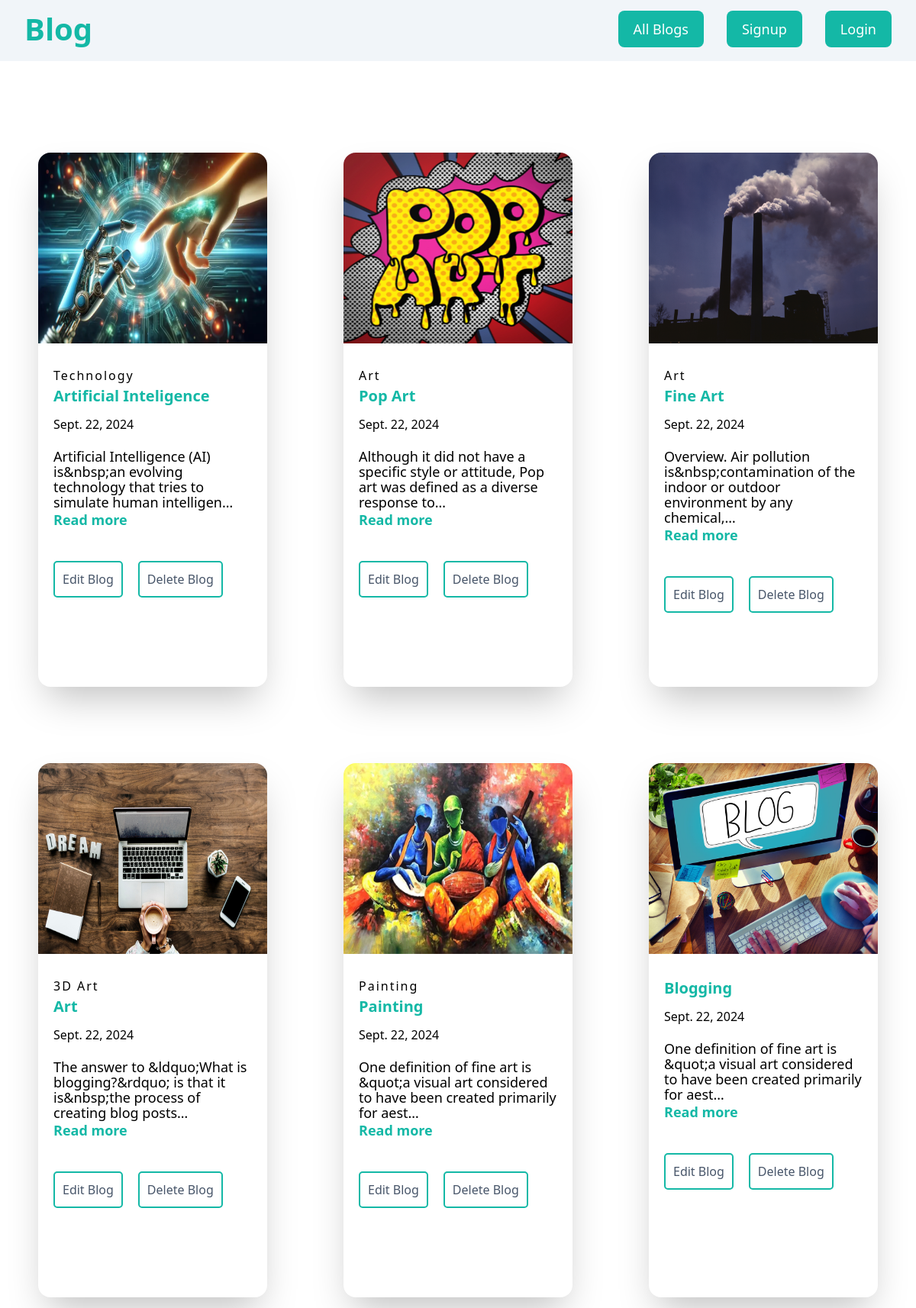
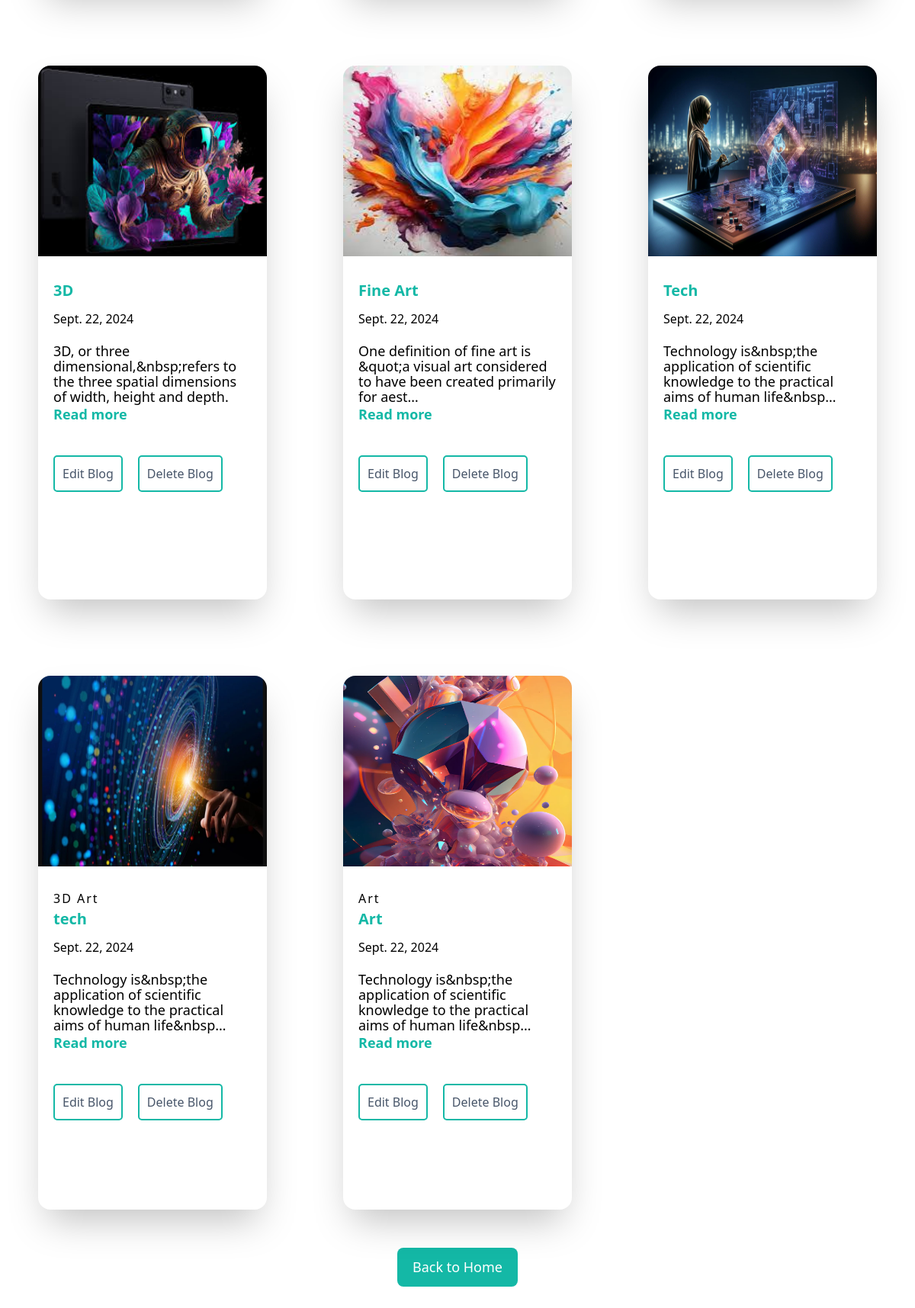
Page /allblogs/ on the earlier database version (2 pictures, top to bottom).
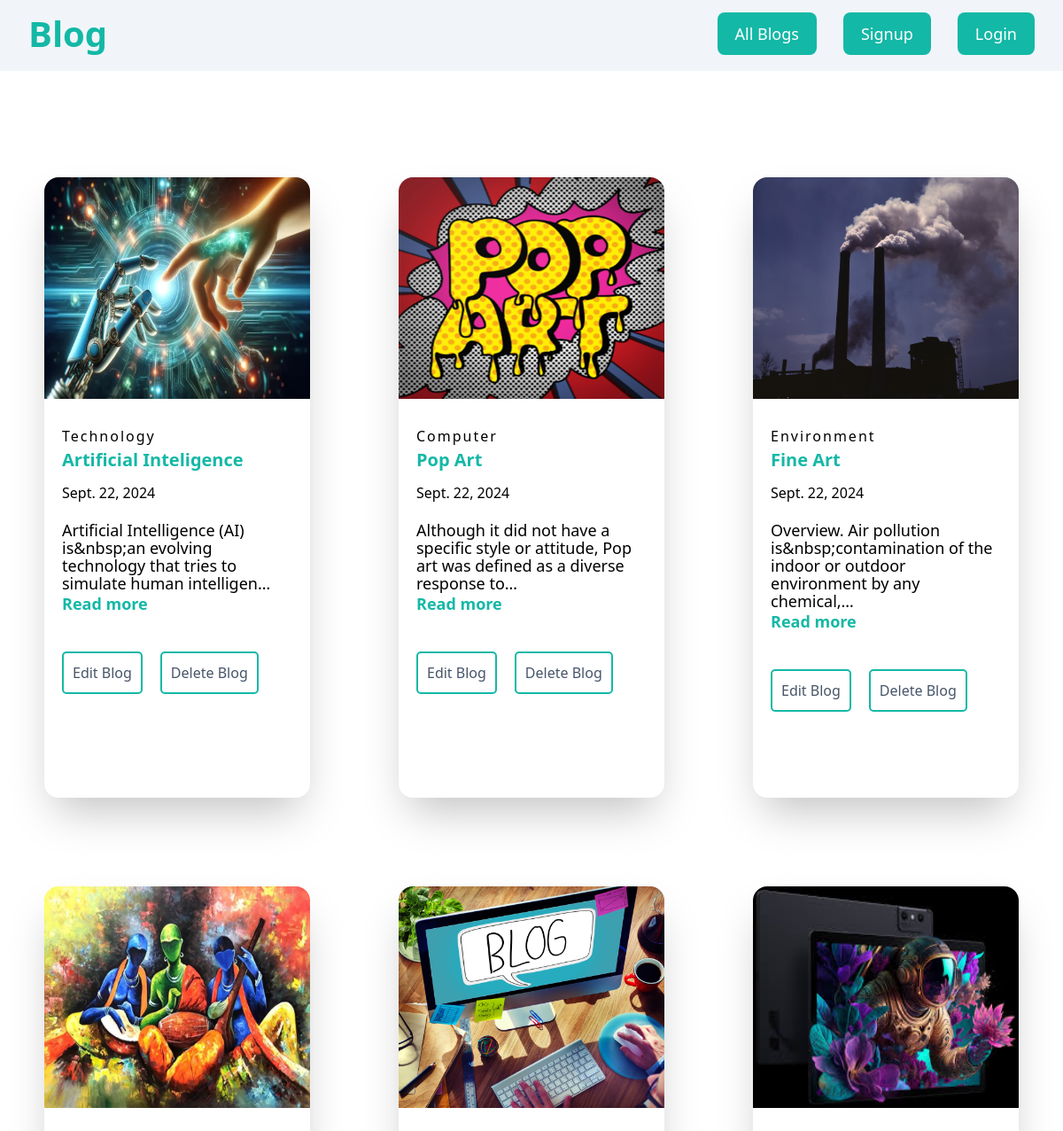
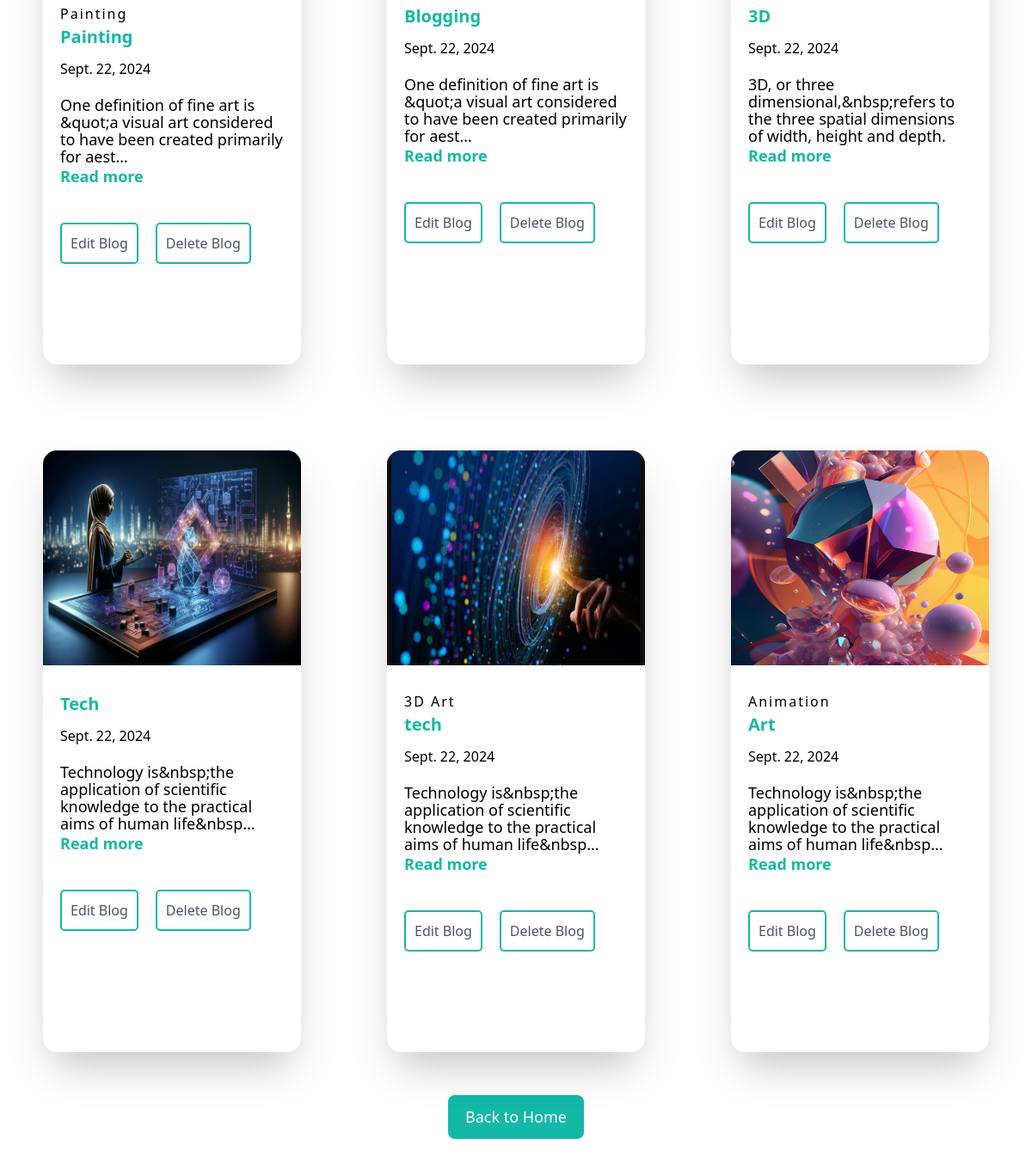
Same page on the later database version (2 pictures, top to bottom).
### bloggingapi/models.py (models this page shows, shortened)
class Blogging(models.Model):
    title=models.CharField(max_length=200)
    content=CKEditor5Field('Text',null=True,blank=True,config_name='extends')
    image=models.FileField(upload_to='static/uploads')
    created_at=models.DateField(auto_now_add=True)
    category=models.ForeignKey(Category,on_delete=models.CASCADE,null=True)

class Category(models.Model):
    category_title=models.CharField(max_length=100,unique=True)
    created_at=models.DateTimeField(auto_now_add=True)

### bloggingapi/views.py (the view)
# urls.py: path('allblogs/',all_blogs),
def all_blogs(request):
    allblogs=Blogging.objects.all()
    context={
        'allblogs':allblogs,
    }
    return render(request,'bloggingapi/all-blog.html',context)

### bloggingapi/templates/bloggingapi/all-blog.html (shortened to what this page needs)
{% extends 'layouts.html'%} {% load static%}   {% block starts%}
{% include 'bloggingapi/navbar.html'%}
<div
  class="w-[100%] grid grid-cols-1 md:grid-cols-2 lg:grid-cols-3 2xl:grid-cols-4 relative top-[200px]"
>
  {% for allblog in allblogs %}
  <div class="flex justify-center">
    <div
      class="shadow-2xl mb-[100px] w-[500px] md:w-[350px] lg:w-[300px] xl:w-[400px] 2xl:w-[350px] 3xl:w-[400px] 4xl:w-[450px] 5xl:w-[500px] min-h-[700px] rounded-2xl"
    >
      <a href="/singleblog/{{allblog.id}}" class="">
        <img
          src="/{{allblog.image}}"
          alt="{{allblog.title}}"
          class="h-[300px] md:h-[250px] xl:h-[300px] 2xl:h-[350px] w-[100%] rounded-tr-2xl rounded-tl-2xl"
        />
      </a>
      <div class="px-[20px] py-[30px]">
        <a
          href="/singleblog/{{allblog.id}}"
          class="tracking-[2px] text-[16px] xl:text-[18px] 2xl:text-[20px] 3xl:text-[22px] 4xl:text-[25px] 5xl:text-[27px]"
          >{{allblog.category.category_title}}</a
        >
        <h5>
          <a
            href="/singleblog/{{allblog.id}}"
            class="font-bold text-[20px] xl:text-[25px] 2xl:text-[30px] 3xl:text-[35px] 4xl:text-[40px] 5xl:text-[45px] text-teal-500"
            >{{allblog.title}}</a
          >
        </h5>
        <p class="mt-[10px] text-[16px] 2xl:text-[18px] 3xl:text-[20px] 4xl:text-[22px] 5xl:text-[25px]">{{allblog.created_at}}</p>
        <p
          class="font-normal text-[18px] xl:text-[20px] 2xl:text-[22px] 3xl:text-[25px] 4xl:text-[27px] 5xl:text-[30px] leading-[20px] xl:leading-[30px] 2xl:leading-[40px] mt-[20px]"
        >
          {{allblog.content | striptags | truncatechars:100}}
        </p>
        <a
          href="/singleblog/{{allblog.id}}"
          class="mt-[50px] text-teal-500 font-semibold text-[18px] xl:text-[20px] 2xl:text-[22px] 3xl:text-[25px] 4xl:text-[27px] 5xl:text-[30px]"
          >Read more</a
        >
        <div class="my-[40px] flex">
          <a
            href="/all-blog-update/{{allblog.id}}"
            class="border-2 border-solid border-teal-500 p-[5px] md:p-[10px]  rounded-[5px] text-slate-600 text-[16px] xl:text-[18px] 2xl:text-[20px] 3xl:text-[22px] 4xl:text-[25px] 5xl:text-[27px] ease-linear duration-75 hover:bg-teal-500 hover:text-white"
            >Edit Blog</a
          >
          <a
            href=""
            class="border-2 border-solid border-teal-500 p-[5px] md:p-[10px]  rounded-[5px] text-slate-600 text-[16px] xl:text-[18px] 2xl:text-[20px] 3xl:text-[22px] 4xl:text-[25px] 5xl:text-[27px] mx-[20px] ease-linear duration-75 hover:bg-teal-500 hover:text-white"
            onclick="return confirm('Are you sure you want to delete this blog?')"
            >Delete Blog</a
          >
        </div>
      </div>
    </div>
  </div>
  {% endfor %}
</div>
<div class="my-[150px] flex justify-center ">
  <a href="/"
  class="bg-teal-500 text-white py-3 px-5  text-[18px] xl:text-[20px] 2xl:text-[25px] 3xl:text-[30px] 4xl:text-[35px] my-auto rounded-lg ease-linear duration-75 hover:border-2  hover:border-teal-500 hover:border-solid hover:bg-white hover:text-teal-500 hover:text-[20px]"
  >Back to Home</a
>
</div>
{% endblock%}

### templates/layouts.html (shortened to what this page needs)
<!DOCTYPE html>
<html lang="en">
<head>
     {% load static %}
     <link rel="stylesheet" href="https://cdnjs.cloudflare.com/ajax/libs/font-awesome/6.6.0/css/all.min.css" />
    <script src="https://cdn.tailwindcss.com"></script>
</head>
<body>
    {% block starts%}
    {% endblock %}
</body>
</html>

### bloggingapi/templates/bloggingapi/navbar.html (shortened to what this page needs)
{% extends 'layouts.html' %}
{% load static %}
{% block starts %}
<nav class="bg-slate-100 h-20 2xl:h-24 fixed top-0 right-0 left-0 z-10">
  <ul class="flex justify-between mx-8">
    <li class="my-6 md:my-2">
      <a id="logo" onclick="blogLogo()"
        class="text-[25px] md:text-[30px] lg:text-[40px] 2xl:text-[45px] 3xl:text-[50px] 4xl:text-[55px] font-semibold font-sans text-teal-500"
        href="/"
      >
        Blog
      </a>
    </li>
    <div class="flex gap-[30px] items-center">
      {% if user.is_authenticated %}
      <li class="my-6 md:my-3 hidden md:block">
        <a
          href="/allblogs"
          class="bg-teal-500 flex justify-center text-white py-3 px-5 text-[18px] xl:text-[20px] 2xl:text-[25px] 3xl:text-[30px] 4xl:text-[35px] my-auto rounded-lg hover:border-2 ease-linear duration-75 hover:border-teal-500 hover:border-solid hover:bg-white hover:text-teal-500 hover:text-[20px]"
          >All Blogs</a
        >
      </li>
      <li class="my-6 md:my-3 hidden md:block">
        <a
          href="/"
          class="bg-teal-500 text-white py-3 px-5 text-[18px] xl:text-[20px] 2xl:text-[25px] 3xl:text-[30px] 4xl:text-[35px] my-auto rounded-lg hover:border-2 ease-linear duration-75 hover:border-teal-500 hover:border-solid hover:bg-white hover:text-teal-500 hover:text-[20px]"
          >Add Blogs</a
        >
      </li>
      <li class="my-6 md:my-3 hidden md:block" onclick="return confirm('Are you sure you want to logout?')">
        <a
          href="/logout"
          class="w-[120px] md:w-auto bg-red-300 text-white py-3 px-5 text-[18px] xl:text-[20px] 2xl:text-[25px] 3xl:text-[30px] 4xl:text-[35px] my-auto rounded-lg hover:border-2 ease-linear duration-75 hover:border-teal-500 hover:border-solid hover:bg-white hover:text-teal-500 hover:text-[20px]"
          >Logout</a
        >
      </li>
      <form method="get">
        <input class="p-2 rounded-md outline-none" type="text" name="search" id="search" placeholder="search">
      </form>
      <!-- <a href="" class="hidden md:block">
        <img src="{% static 'images/p-icon.webp' %}" class="h-[40px]" alt="" />
      </a> -->
      <li class="my-6 md:my-3 hidden md:block">
        <a
          href=""
          class="text-[18px] xl:text-[20px] 2xl:text-[25px] 3xl:text-[30px] 4xl:text-[35px] my-auto"
          >{{user.username}}</a
        >
      </li>
      {% else %}
      <li class="my-6 md:my-3 hidden md:block">
        <a
          href="/login"
          class="bg-teal-500 text-white py-3 px-5 text-[18px] xl:text-[20px] 2xl:text-[25px] 3xl:text-[30px] 4xl:text-[35px] my-auto rounded-lg hover:border-2 ease-linear duration-75 hover:border-teal-500 hover:border-solid hover:bg-white hover:text-teal-500 hover:text-[20px]"
          >All Blogs</a
        >
      </li>
      <li class="my-6 md:my-3 hidden md:block">
        <a
          href="/register"
          class="bg-teal-500 text-white py-3 px-5 text-[18px] xl:text-[20px] 2xl:text-[25px] 3xl:text-[30px] 4xl:text-[35px] my-auto rounded-lg hover:border-2 ease-linear duration-75 hover:border-teal-500 hover:border-solid hover:bg-white hover:text-teal-500 hover:text-[20px]"
          >Signup</a
        >
      </li>
      <li class="my-6 md:my-3 hidden md:block">
        <a
          href="/login"
          class="bg-teal-500 text-white py-3 px-5 text-[18px] xl:text-[20px] 2xl:text-[25px] 3xl:text-[30px] 4xl:text-[35px] my-auto rounded-lg hover:border-2 ease-linear duration-75 hover:border-teal-500 hover:border-solid hover:bg-white hover:text-teal-500 hover:text-[20px]"
          >Login</a
        >
      </li>
      {% endif %}
    </div>
  </ul>
</nav>
{% endblock %}

Differences in the rows shown:
removed Blogging: image (picture), category.category_title "3D Art", title "Art", created_at "Sept. 22, 2024", content "The answer to &ldquo;What is blogging?&rdquo; is that it is&nbsp;the process of creating blog posts…"
removed Blogging: image (picture), title "Fine Art", created_at "Sept. 22, 2024", content "One definition of fine art is &quot;a visual art considered to have been created primarily for aest…"
changed Blogging "Pop Art": category.category_title "Art" → "Computer"
changed Blogging "Fine Art": category.category_title "Art" → "Environment"
changed Blogging "Art": category.category_title "Art" → "Animation"
